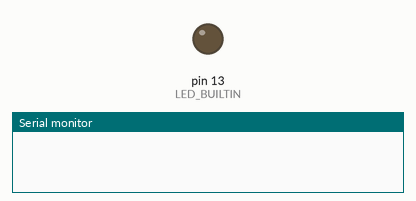
The sketch below on a simulated Arduino Uno, built with avr-gcc and run on an emulated ATmega328P. Shown: output pins drawn as LEDs (lit = HIGH), the last lines printed to the serial monitor. Dashed ring = blinking.

Above: at 0.3 s.
At 2.55 s:
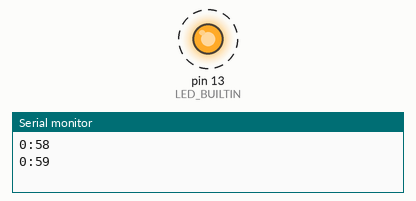
Timing chart, 0 to 3.0 s (numbered marks = the images above):
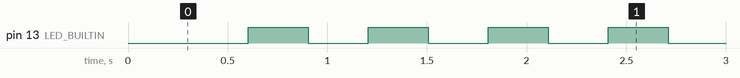

Measured:
- by itself, pin 13 (LED_BUILTIN): alternates HIGH for 0.30 s and LOW for 0.30 s

The sketch:

sketch_apr13a.ino
```cpp
unsigned long time;
unsigned long flag = 0;
unsigned long flag1 = 0;
int pinLed = 13;
volatile byte state = LOW;
int contSeg = 57;
int contMin = 0;

void setup() {
  // put your setup code here, to run once:
  Serial.begin(9600);
  pinMode(LED_BUILTIN, OUTPUT);
}

void loop() {
  // put your main code here, to run repeatedly:
  //Serial.print("time:");
  time = millis();

  //Serial.println(time);

  if(time - flag > 300){
    digitalWrite(LED_BUILTIN, state);
    state = !state;
    flag = time;
    //Serial.println(state);
  }

    if(time - flag1 > 1000){


      contSeg = contSeg + 1;


      if(contSeg > 59){
          contMin = contMin + 1;
          contSeg = 0;
      }


      Serial.print(contMin);
      Serial.print(":");
      Serial.println(contSeg);
      flag1 = time;

    }
}
```
